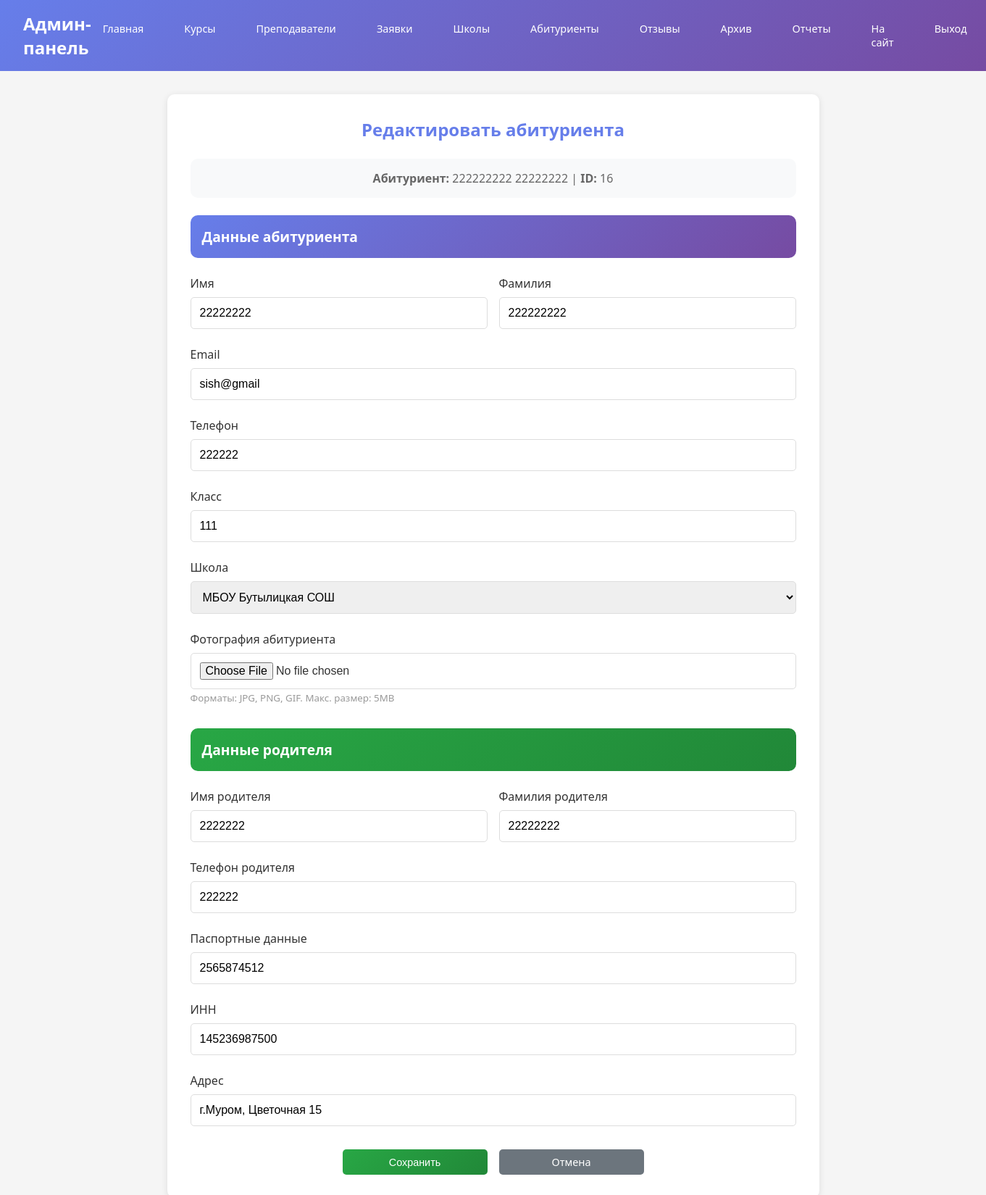
/admin-panel/students/edit/16/ (signed in), run on the app's committed database.
### main/models.py (models this page shows, shortened)
class Abiturient(models.Model):
    abitur_id = models.AutoField(primary_key=True)
    user = models.ForeignKey(Users, on_delete=models.CASCADE, db_column='user_id')
    first_name = models.CharField(
        max_length=100,
        validators=[
            RegexValidator(
                regex=r'^[а-яА-Яa-zA-Z]{2,50}$',
                message='Имя должно содержать от 2 до 50 букв'
            )
        ]
    )
    last_name = models.CharField(
        max_length=100,
        validators=[
            RegexValidator(
                regex=r'^[а-яА-Яa-zA-Z]{2,50}$',
                message='Фамилия должна содержать от 2 до 50 букв'
            )
        ]
    )
    email = models.EmailField(
        max_length=255,
        validators=[EmailValidator(message='Введите корректный email адрес')]
    )
    phone = models.CharField(
        max_length=20,
        blank=True,
        null=True,
        validators=[
            RegexValidator(
                regex=r'^[\+]?[0-9\s\-\(\)]{10,20}$',
                message='Введите телефон в формате +7 (___) ___-__-__'
            )
        ]
    )
    class_name = models.CharField(
        max_length=20,
        db_column='class',
        blank=True,
        null=True,
        validators=[
            RegexValidator(
                regex=r'^[1-4]?[0-9][а-яА-Я]?$',
                message='Введите класс в формате 9а, 10б, 11в'
            )
        ]
    )
    school = models.ForeignKey(
        School,
        on_delete=models.SET_NULL,
        db_column='school_id',
        null=True,
        blank=True
    )
    parent = models.ForeignKey(
        Parent,
        on_delete=models.SET_NULL,
        db_column='parent_id',
        null=True,
        blank=True
    )
    photo = models.ImageField(
        upload_to='students/photos/',
        blank=True,
        null=True,
        help_text='Фотография абитуриента (необязательно)'
    )
    is_activ = models.BooleanField(default=True)
    class Meta:
        db_table = 'abiturients'

class School(models.Model):
    school_id = models.AutoField(primary_key=True)
    name = models.CharField(max_length=255)
    address = models.CharField(max_length=255)
    director_last_name = models.CharField(max_length=100, verbose_name='Фамилия директора')
    director_first_name = models.CharField(max_length=100, verbose_name='Имя директора')
    director_middle_name = models.CharField(max_length=100, verbose_name='Отчество директора')
    class Meta:
        db_table = 'school'
        constraints = [
            models.UniqueConstraint(fields=['name', 'address'], name='unique_school_name_address')
        ]

class Parent(models.Model):
    parent_id = models.AutoField(primary_key=True)
    first_name = models.CharField(
        max_length=100,
        validators=[
            RegexValidator(
                regex=r'^[а-яА-Яa-zA-Z]{2,50}$',
                message='Имя должно содержать от 2 до 50 букв'
            )
        ]
    )
    last_name = models.CharField(
        max_length=100,
        validators=[
            RegexValidator(
                regex=r'^[а-яА-Яa-zA-Z]{2,50}$',
                message='Фамилия должна содержать от 2 до 50 букв'
            )
        ]
    )
    phone = models.CharField(
        max_length=20,
        validators=[
            RegexValidator(
                regex=r'^[\+]?[0-9\s\-\(\)]{10,20}$',
                message='Введите телефон в формате +7 (___) ___-__-__'
            )
        ]
    )
    pasport = models.CharField(
        max_length=20,
        validators=[
            RegexValidator(
                regex=r'^\d{4}\s?\d{6}$',
                message='Паспорт в формате: 4501 123456 (4 цифры + 6 цифр)'
            )
        ]
    )
    inn = models.CharField(
        max_length=12,
        validators=[
            RegexValidator(
                regex=r'^\d{10}$|^\d{12}$',
                message='ИНН должен содержать 10 или 12 цифр'
            )
        ]
    )
    address = models.CharField(max_length=255)
    class Meta:
        db_table = 'parent'
        constraints = [
            models.UniqueConstraint(fields=['pasport', 'inn'], name='unique_parent_document')
        ]

### main/views.py (the view, shortened to what this page needs)
# urls.py: path('admin-panel/students/edit/<int:abitur_id>/', views.admin_edit_student, name='admin_edit_student'),
@staff_member_required
def admin_edit_student(request, abitur_id):
    abiturient = get_object_or_404(Abiturient, abitur_id=abitur_id)
    schools = School.objects.all()
    parent = abiturient.parent if abiturient.parent else None
    return render(request, 'admin/edit_student.html', {
        'abiturient': abiturient,
        'schools': schools,
        'parent': parent,
    })

### main/templates/admin/edit_student.html (shortened to what this page needs)
{% extends 'admin/base_admin.html' %}
{% block content %}
<div class="form-card" style="max-width: 900px;">
    <h2 style="color: #667eea; margin-bottom: 1.5rem; text-align: center;">Редактировать абитуриента</h2>
    <div style="background: #f8f9fa; padding: 1rem; border-radius: 10px; margin-bottom: 1.5rem;">
        <p style="color: #666; text-align: center;">
            <strong>Абитуриент:</strong> {{ abiturient.last_name }} {{ abiturient.first_name }} |
            <strong>ID:</strong> {{ abiturient.abitur_id }}
        </p>
    </div>
    <form method="post" enctype="multipart/form-data">
        <div style="background: linear-gradient(135deg, #667eea 0%, #764ba2 100%); color: white; padding: 1rem; border-radius: 10px; margin-bottom: 1.5rem;">
            <h3 style="margin: 0; font-size: 1.2rem;">Данные абитуриента</h3>
        </div>
        <div style="display: grid; grid-template-columns: 1fr 1fr; gap: 1rem;">
            <div class="form-group">
                <label>Имя</label>
                <input type="text" name="first_name" class="form-control" value="{{ abiturient.first_name }}" required>
            </div>
            <div class="form-group">
                <label>Фамилия</label>
                <input type="text" name="last_name" class="form-control" value="{{ abiturient.last_name }}" required>
            </div>
        </div>
        <div class="form-group">
            <label>Email</label>
            <input type="email" name="email" class="form-control" value="{{ abiturient.email }}" required>
        </div>
        <div class="form-group">
            <label>Телефон</label>
            <input type="text" name="phone" class="form-control" value="{{ abiturient.phone|default:'' }}">
        </div>
        <div class="form-group">
            <label>Класс</label>
            <input type="text" name="class_name" class="form-control" value="{{ abiturient.class_name|default:'' }}" required>
        </div>
        <div class="form-group">
            <label>Школа</label>
            <select name="school_id" class="form-control">
                {% for school in schools %}
                <option value="{{ school.school_id }}" {% if school.school_id == abiturient.school_id %}selected{% endif %}>
                    {{ school.name }}
                </option>
                {% endfor %}
            </select>
        </div>
        <div class="form-group">
            <label>Фотография абитуриента</label>
            <input type="file" name="photo" class="form-control" accept="image/*">
            <small style="color: #999;">Форматы: JPG, PNG, GIF. Макс. размер: 5MB</small>
        </div>
        <div style="background: linear-gradient(135deg, #28a745 0%, #218838 100%); color: white; padding: 1rem; border-radius: 10px; margin: 2rem 0 1.5rem;">
            <h3 style="margin: 0; font-size: 1.2rem;">Данные родителя</h3>
        </div>
        {% if parent %}
        <div style="display: grid; grid-template-columns: 1fr 1fr; gap: 1rem;">
            <div class="form-group">
                <label>Имя родителя</label>
                <input type="text" name="parent_first_name" class="form-control" value="{{ parent.first_name }}" required>
            </div>
            <div class="form-group">
                <label>Фамилия родителя</label>
                <input type="text" name="parent_last_name" class="form-control" value="{{ parent.last_name }}" required>
            </div>
        </div>
        <div class="form-group">
            <label>Телефон родителя</label>
            <input type="text" name="parent_phone" class="form-control" value="{{ parent.phone|default:'' }}" required>
        </div>
        <div class="form-group">
            <label>Паспортные данные</label>
            <input type="text" name="parent_pasport" class="form-control" value="{{ parent.pasport|default:'' }}">
        </div>
        <div class="form-group">
            <label>ИНН</label>
            <input type="text" name="parent_inn" class="form-control" value="{{ parent.inn|default:'' }}">
        </div>
        <div class="form-group">
            <label>Адрес</label>
            <input type="text" name="parent_address" class="form-control" value="{{ parent.address|default:'' }}">
        </div>
        {% else %}
        <p style="color: #999; text-align: center; padding: 1rem;">
            У этого абитуриента нет привязанного родителя. Добавьте родителя через отдельную форму.
        </p>
        {% endif %}
        <div style="display: flex; gap: 1rem; justify-content: center; margin-top: 2rem;">
            <button type="submit" class="btn btn-success" style="flex: 1; max-width: 200px;">Сохранить</button>
            <a href="{% url 'admin_students' %}" class="btn" style="background: #6c757d; flex: 1; max-width: 200px; text-align: center;">Отмена</a>
        </div>
    </form>
</div>
{% endblock %}

### main/templates/admin/base_admin.html (style rules this page uses)
* { margin: 0; padding: 0; box-sizing: border-box; }
body { font-family: 'Segoe UI', Tahoma, Geneva, Verdana, sans-serif; background-color: #f5f5f5; color: #333; }
.btn { display: inline-block; padding: 0.5rem 1rem; background: linear-gradient(135deg, #667eea 0%, #764ba2 100%); color: white; text-decoration: none; border-radius: 5px; border: none; cursor: pointer; font-size: 0.9rem; }
.btn-success { background: linear-gradient(135deg, #28a745 0%, #218838 100%); }
.form-card { background: white; border-radius: 10px; padding: 2rem; box-shadow: 0 2px 10px rgba(0,0,0,0.1); max-width: 800px; margin: 0 auto; }
.form-group { margin-bottom: 1.5rem; }
.form-group label { display: block; color: #333; margin-bottom: 0.5rem; font-weight: 500; }
.form-control { width: 100%; padding: 0.75rem; border: 1px solid #ddd; border-radius: 5px; font-size: 1rem; }

### data on the page
Abiturient: last_name "222222222", first_name "22222222", abitur_id "16", email "sish@gmail", phone "222222", class_name "111", school_id "МБОУ Бутылицкая СОШ"
Parent: parent_first_name "2222222", parent_last_name "22222222", parent_phone "222222", parent_pasport "2565874512", parent_inn "145236987500", parent_address "г.Муром, Цветочная 15"
